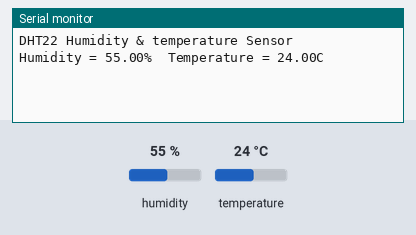
The sketch below on a simulated Arduino Uno, built with avr-gcc and run on an emulated ATmega328P. Shown: the last lines printed to the serial monitor. Inputs (shaded band) come from the test bench; at power-on: humidity 55 %, temperature 24 °C.

Above: at 2.7 s.
2.8 s: humidity set to 22 %
At 5.3 s:
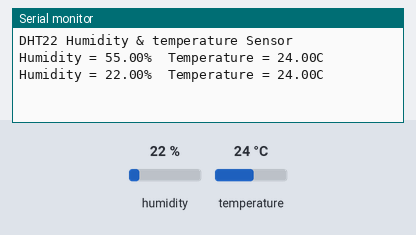
6.1 s: temperature set to 12 °C
At 7.4 s:
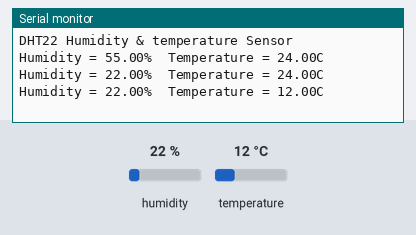
9.4 s: humidity set to 40 %
At 12.9 s:
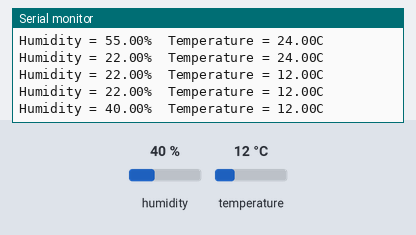
Timing chart, 0 to 14.4 s (numbered marks = the images above; inputs shaded):
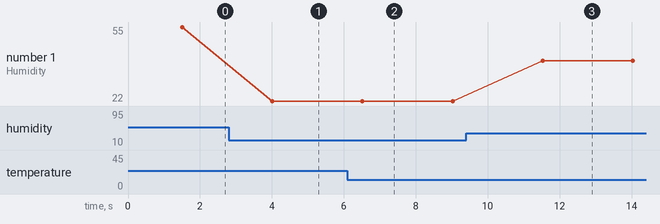

Measured:
- after the input at 2.8 s, the serial monitor: prints a new line after 1.2 s (image 1)
- after the input at 6.1 s, the serial monitor: prints a new line after 0.42 s (image 2)
- after the input at 9.4 s, the serial monitor: prints a new line after 2.1 s (image 3)
- plotted number 1: 22 → 40 after the input at 9.4 s

The sketch:

temperatureHumidity_Test.ino
```cpp
#include <dht.h>
#define dht_apin A0

dht DHT;


void setup() {
  Serial.begin(9600);
  delay(500);
  Serial.println("DHT22 Humidity & temperature Sensor\n\n");
  delay(1000);

}

void loop(){

    DHT.read22(dht_apin);

    Serial.print("Humidity = ");
    Serial.print(DHT.humidity);
    Serial.print("%  ");
    Serial.print("Temperature = ");
    Serial.print(DHT.temperature);
    Serial.println("C  ");

    delay(2500);

}// end loop()
```
